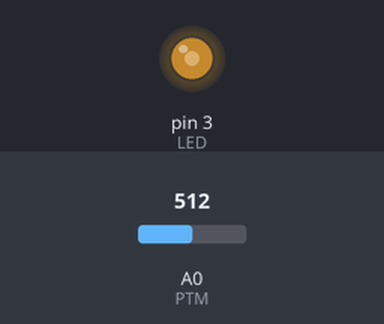
The sketch below on a simulated Arduino Uno, built with avr-gcc and run on an emulated ATmega328P. Shown: output pins drawn as LEDs (lit = HIGH). Inputs (shaded band) come from the test bench; at power-on: A0 (PTM) = 512.

Above: at 1.2 s.
1.3 s: A0 (PTM) set to 716
At 2.5 s:
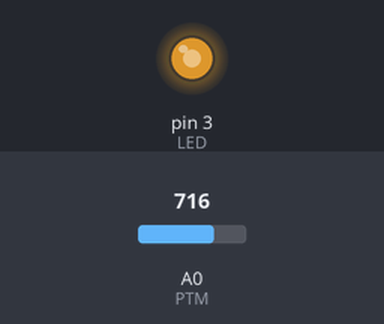
2.8 s: A0 (PTM) set to 900
At 3.8 s:
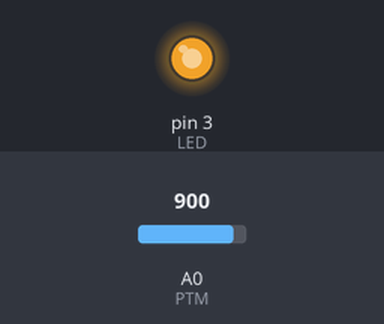
4.3 s: A0 (PTM) set to 122
At 4.9 s:
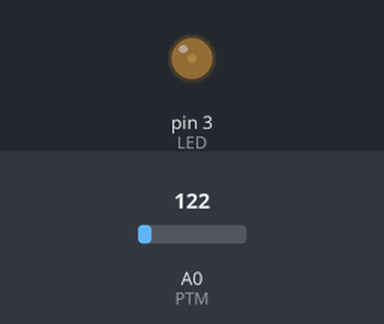
5.8 s: A0 (PTM) set to 0
At 6.1 s:
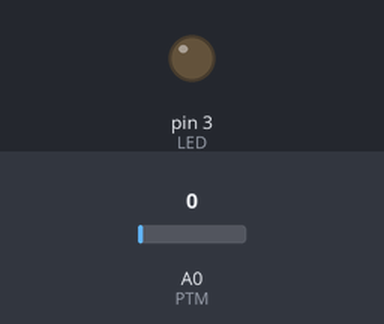
7.3 s: A0 (PTM) set to 511
At 8.4 s:
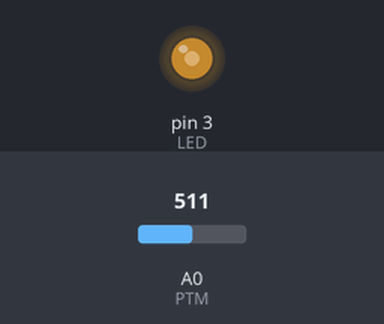
Timing chart, 0 to 9.8 s (numbered marks = the images above; inputs shaded):
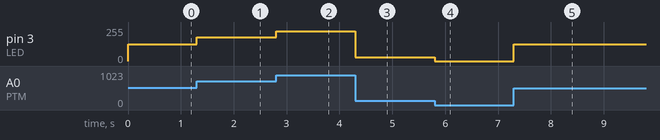

Measured:
- after the input at 1.3 s, pin 3 (LED): 127/255 → 178/255 at once
- after the input at 2.8 s, pin 3 (LED): 178/255 → 224/255 at once
- after the input at 4.3 s, pin 3 (LED): 224/255 → 30/255 at once
- after the input at 5.8 s, pin 3 (LED): 30/255 → 0/255 at once
- after the input at 7.3 s, pin 3 (LED): 0/255 → 127/255 at once

The sketch:

ex3PotentioMetre.ino
```cpp
const int PTM = A0; //Rotary Angle Sensor (Potentiometre)
const int LED = 3;  //LED Socket Kit

int valuePTM;
int valueLED;

void setup() {
  // put your setup code here, to run once:
  pinMode(PTM, INPUT);
  pinMode(LED, OUTPUT);
}

void loop() {
  // put your main code here, to run repeatedly:
  valuePTM = analogRead(PTM);
  valueLED = map(valuePTM, 0, 1023, 0, 255);
  analogWrite(LED, valueLED);
  //delay(1000);
}
```
